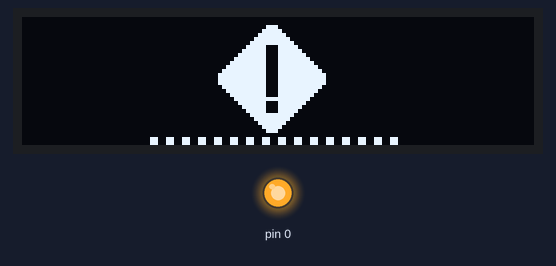
Bench run of a sketch on a simulated Arduino Uno, built with avr-gcc and run on an emulated ATmega328P. On the bench: 128×32 one-colour display, output pins drawn as LEDs (lit = HIGH). Wiring (inferred from the names in the program): SSD1306 OLED at I2C address 0x3C. Pins used as bus, display or sensor lines are not drawn.

Above: at 0.16 s.
At 2.77 s:
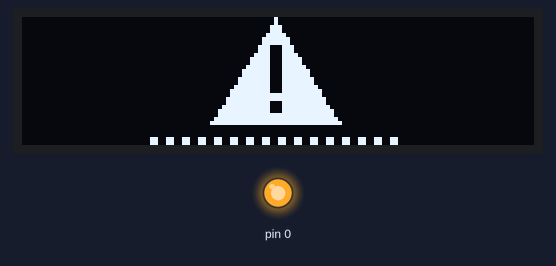
At 3.39 s:
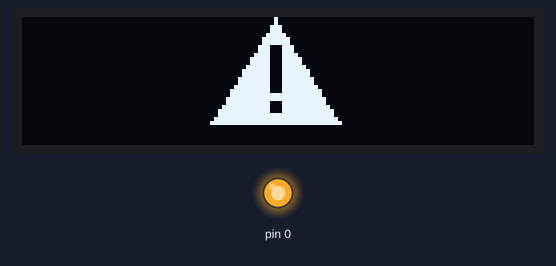
At 5.05 s:
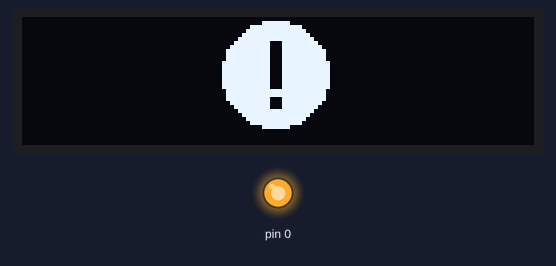
At 5.67 s:
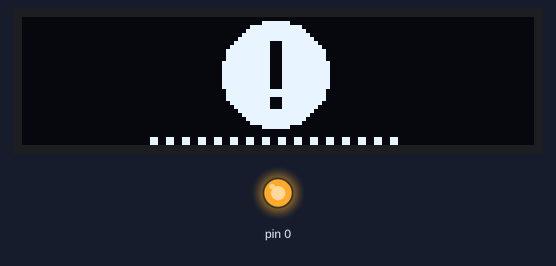
At 6.73 s:
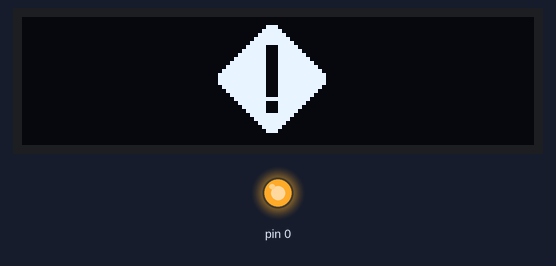

Measured:
- by itself, everything shown: repeats every 6.4 s, in 31 steps

The sketch:

TEST_ERROR_SCREEN.ino
```cpp
// (licence header left out)
#include <MilliTimer.h>
#include <display.h>
#include <power_bar.h>
const uint16_t C_PIN_ENABLE_LDO_VCC_2 = 1;
MilliTimer timer_blink_error;
uint16_t cont;
bool blink_error_state = false;
void setup()
{
    Wire.begin();
    pinMode(C_PIN_ENABLE_LDO_VCC_2, OUTPUT);
    digitalWrite(C_PIN_ENABLE_LDO_VCC_2, HIGH); // Encendido del DCDC
    initDisplay();
    OLED_display.clearDisplay();
}

void loop()
{

    OLED_display.setCursor(27, 7);
    OLED_display.setTextSize(2);
    OLED_display.setTextColor(BLACK);
    //OLED_display.print("!");
    //OLED_display.fillTriangle(31,0,15,26,48,26,WHITE);
    //OLED_display.fillCircle(31, 14, 13, WHITE);
    //OLED_display.fillRect(30, 6, 3, 12, BLACK);
    //OLED_display.fillRect(30, 20, 3, 3, BLACK);
    OLED_display.clearDisplay();
    if (cont < 10)
    {
        OLED_display.drawBitmap(0, 0, error_square, 64, 30, WHITE, BLACK);
    }
    else if (cont < 20)
    {
        OLED_display.fillTriangle(31, 0, 15, 26, 47, 26, WHITE);
        OLED_display.fillRect(30, 7, 3, 12, BLACK);
        OLED_display.fillRect(30, 21, 3, 3, BLACK);
    }
    else if (cont < 30)
    {
        OLED_display.fillCircle(31, 14, 13, WHITE);
        OLED_display.fillRect(30, 6, 3, 12, BLACK);
        OLED_display.fillRect(30, 20, 3, 3, BLACK);
    }
    else
    {
        cont = 0;
    }

    if (timer_blink_error.poll(200) != C_TIMER_NOT_EXPIRED)
    {
        cont++;
        blink_error_state = !blink_error_state;
    }
    if (blink_error_state == true)
    {
        OLED_display.fillRect(0, C_PWBAR_Y_AXE, C_DISPLAY_WIDTH, C_DISPLAY_HEIGHT, BLACK);
    }
    else
    {
        PowerBar(LEDS_IN_POWERBAR);
    }
    OLED_display.display();
}
```
